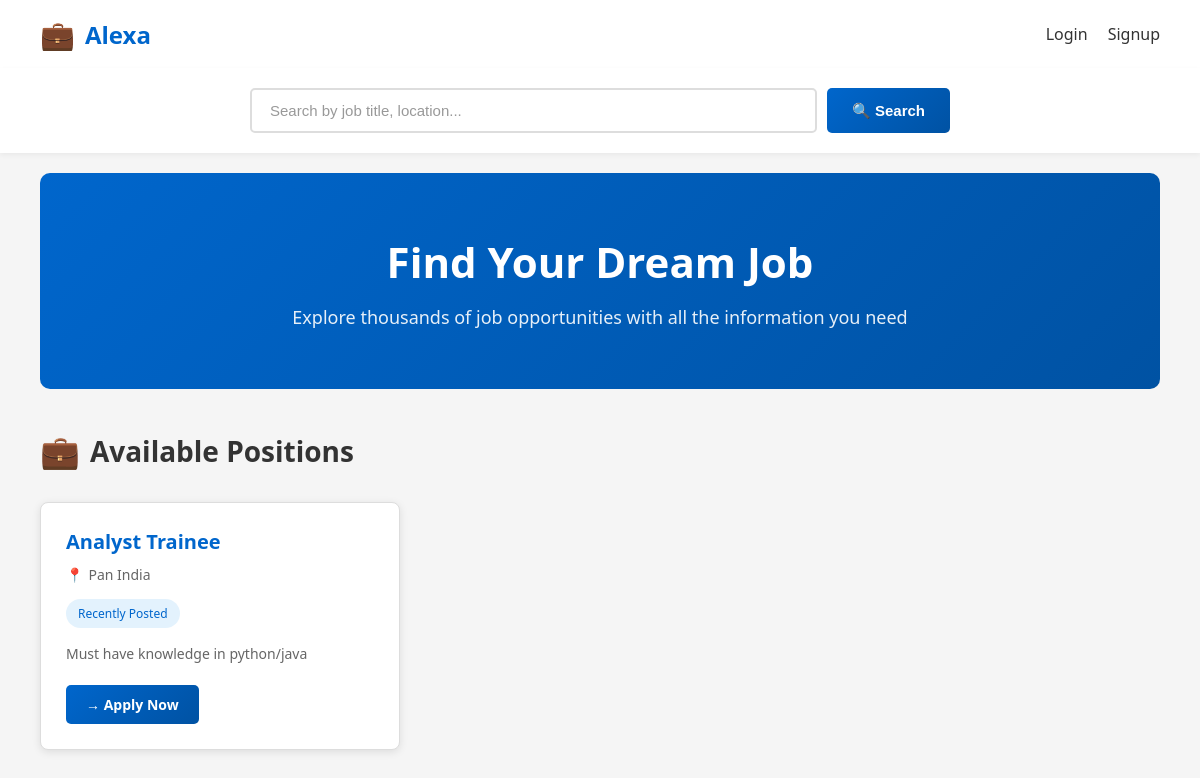
Before: / with the older database file.
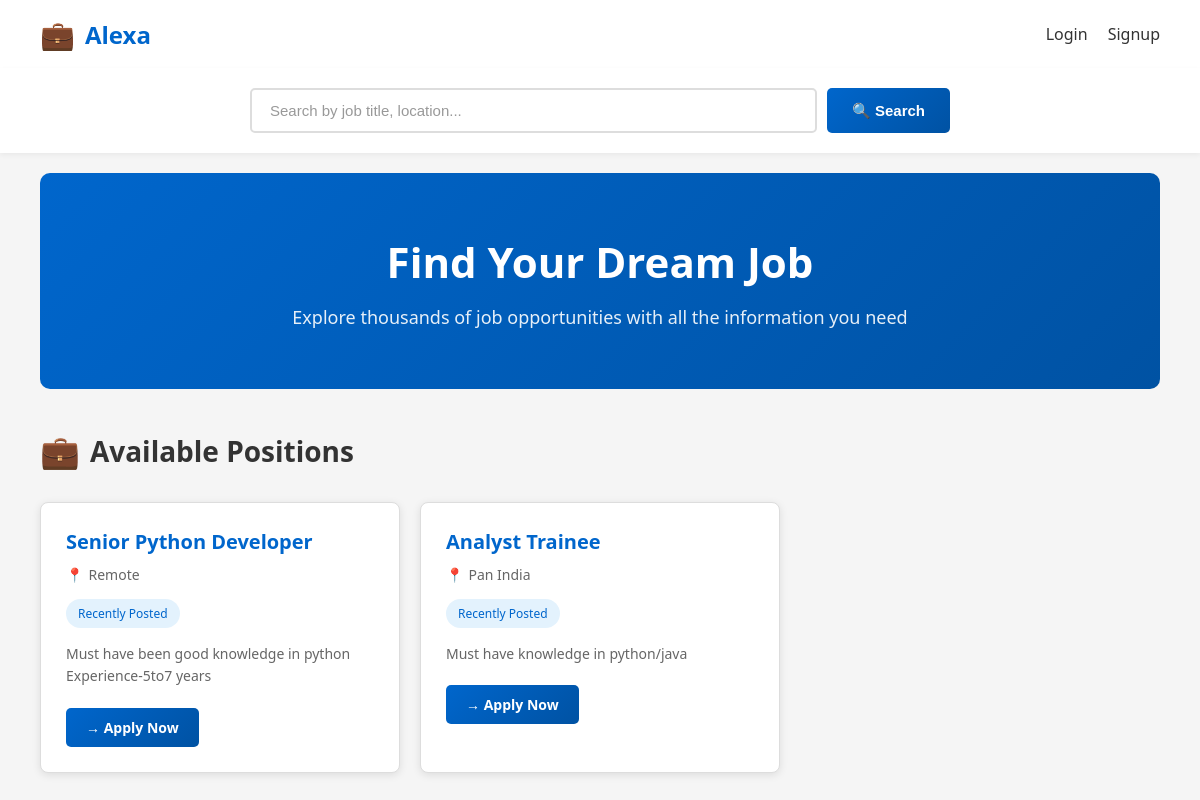
After: the same page with the newer database file.
### jobs/models.py (models this page shows, shortened)
class Job(models.Model):
    employer = models.ForeignKey(User, on_delete=models.CASCADE)
    title = models.CharField(max_length=100)
    description = models.TextField()
    location = models.CharField(max_length=100)
    posted_on = models.DateTimeField(auto_now_add=True)

### jobs/views.py (the view)
# urls.py: 2. Add a URL to urlpatterns:  path('', views.home, name='home')
def home(request):
    jobs = Job.objects.all().order_by('-posted_on')
    return render(request, 'home.html', {'jobs': jobs})

### jobs/templates/home.html (shortened to what this page needs)
<!DOCTYPE html>
<html>
<head>
</head>
<body>
<header>
    <div class="logo">
        <span class="logo-icon">💼</span>
        <span>Alexa</span>
    </div>
    <nav class="nav-right">
        {% if user.is_authenticated %}
            <span class="welcome-text">Welcome, {{ user.username }}</span>
            <a href="{% url 'logout' %}" class="nav-link logout-link">Logout</a>
        {% else %}
            <a href="{% url 'login' %}" class="nav-link">Login</a>
            <a href="{% url 'signup' %}" class="nav-link">Signup</a>
        {% endif %}
    </nav>
</header>
<div class="search-section">
    <div class="search-container">
        <form method="GET" style="width: 100%; display: flex; gap: 10px;">
            <input
                type="text"
                name="search"
                class="search-input"
                placeholder="Search by job title, location..."
                value="{{ search_query }}"
            >
            <button type="submit" class="search-btn">🔍 Search</button>
        </form>
    </div>
</div>
<div class="hero">
    <h1>Find Your Dream Job</h1>
    <p>Explore thousands of job opportunities with all the information you need</p>
</div>
<h2 class="section-title">
    <span class="section-icon">💼</span>
    Available Positions
</h2>
<div class="jobs-container">
    {% if jobs %}
        {% for job in jobs %}
        <div class="job-card">
            <h3 class="job-title">{{ job.title }}</h3>
            <p class="job-location">
                <span class="location-icon">📍</span>
                {{ job.location }}
            </p>
            <span class="job-badge">Recently Posted</span>
            <p class="job-description">{{ job.description }}</p>
            <div class="job-actions">
                {% if user.is_authenticated %}
                    <a href="{% url 'apply_job' job.id %}" class="btn btn-primary">→ Apply Now</a>
                {% else %}
                    <a href="{% url 'login' %}" class="btn btn-primary">→ Apply Now</a>
                {% endif %}
            </div>
        </div>
        {% endfor %}
    {% else %}
        <div class="no-jobs">
            <p>No jobs available at the moment. Check back soon!</p>
        </div>
    {% endif %}
</div>
</body>
</html>

### jobs/templates/home.html (style rules this page uses)
* { margin: 0; padding: 0; box-sizing: border-box; }
body { font-family: 'Segoe UI', Tahoma, Geneva, Verdana, sans-serif; background-color: #f5f5f5; }
header { background: white; padding: 15px 40px; display: flex; justify-content: space-between; align-items: center; box-shadow: 0 2px 5px rgba(0, 0, 0, 0.1); }
.logo { font-size: 24px; font-weight: bold; color: #0066cc; display: flex; align-items: center; gap: 10px; }
.logo-icon { font-size: 28px; }
.nav-right { display: flex; gap: 20px; align-items: center; }
.nav-link { color: #333; text-decoration: none; font-weight: 500; transition: color 0.3s; }
.search-section { background: white; padding: 20px 40px; display: flex; justify-content: center; box-shadow: 0 2px 5px rgba(0, 0, 0, 0.05); }
.search-container { width: 100%; max-width: 700px; display: flex; gap: 10px; }
.search-input { flex: 1; padding: 12px 18px; border: 2px solid #ddd; border-radius: 5px; font-size: 15px; transition: border-color 0.3s; }
.search-input::placeholder { color: #999; }
.search-btn { padding: 12px 25px; background: linear-gradient(135deg, #0066cc 0%, #0052a3 100%); color: white; border: none; border-radius: 5px; font-size: 15px; font-weight: 600; cursor: pointer; transition: transform 0.2s, box-shadow 0.2s; white-space: nowrap; }
.hero { background: linear-gradient(135deg, #0066cc 0%, #0052a3 100%); color: white; padding: 60px 40px; text-align: center; margin: 20px 40px; border-radius: 10px; }
.hero h1 { font-size: 42px; margin-bottom: 15px; }
.hero p { font-size: 18px; opacity: 0.9; }
.section-title { font-size: 28px; color: #333; margin: 40px 40px 30px; display: flex; align-items: center; gap: 10px; }
.section-icon { font-size: 32px; }
.jobs-container { display: grid; grid-template-columns: repeat(auto-fill, minmax(350px, 1fr)); gap: 20px; margin: 0 40px 40px; }
.job-card { background: white; border: 1px solid #ddd; border-radius: 8px; padding: 25px; box-shadow: 0 2px 8px rgba(0, 0, 0, 0.1); transition: transform 0.3s, box-shadow 0.3s; }
.job-title { font-size: 20px; color: #0066cc; margin-bottom: 10px; font-weight: bold; }
.job-location { color: #666; font-size: 14px; margin-bottom: 15px; display: flex; align-items: center; gap: 5px; }
.location-icon { color: #dc3545; }
.job-description { color: #666; font-size: 14px; margin-bottom: 20px; line-height: 1.6; }
.job-badge { display: inline-block; background-color: #e3f2fd; color: #0066cc; padding: 6px 12px; border-radius: 20px; font-size: 12px; margin-bottom: 15px; }
.job-actions { display: flex; gap: 10px; }
.btn { padding: 10px 20px; border: none; border-radius: 5px; font-size: 14px; cursor: pointer; font-weight: 600; transition: transform 0.2s, box-shadow 0.2s; text-decoration: none; display: inline-block; }
.btn-primary { background: linear-gradient(135deg, #0066cc 0%, #0052a3 100%); color: white; }

Changed rows visible on the page:
added Job: title "Senior Python Developer", location "Remote", description "Must have been good knowledge in python Experience-5to7 years"
